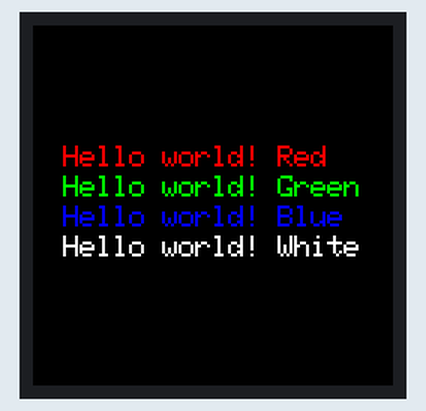
Recording of a program running on a simulated Raspberry Pi Pico running MicroPython. Shown: 240×240 colour display. Library files of the repository ran but are not shown: LCD_1inch28.py. At 0.4 s the program stops and its outputs stay as they are.

Above: at 0.5 s.

The program:

06-font-test-v2.py
```python
from LCD_1inch28 import LCD_1inch28

LCD = LCD_1inch28()
LCD.set_bl_pwm(65535)

LCD.fill(LCD.black)
LCD.text("Hello world!", 50, 100, LCD.white)
LCD.show()

# Standard ASCII 5x8 font
# https://gist.github.com/tdicola/229b3eeddc12d58fb0bc724a9062aa05
FONT_HEIGHT = 8
FONT_WIDTH = 5
FONT = bytes([
    0x00, 0x00, 0x00, 0x00, 0x00, # <space>
    0x3E, 0x5B, 0x4F, 0x5B, 0x3E,
    0x3E, 0x6B, 0x4F, 0x6B, 0x3E,
    0x1C, 0x3E, 0x7C, 0x3E, 0x1C,
    0x18, 0x3C, 0x7E, 0x3C, 0x18,
    0x1C, 0x57, 0x7D, 0x57, 0x1C,
    0x1C, 0x5E, 0x7F, 0x5E, 0x1C,
    0x00, 0x18, 0x3C, 0x18, 0x00,
    0xFF, 0xE7, 0xC3, 0xE7, 0xFF,
    0x00, 0x18, 0x24, 0x18, 0x00,
    0xFF, 0xE7, 0xDB, 0xE7, 0xFF,
    0x30, 0x48, 0x3A, 0x06, 0x0E,
    0x26, 0x29, 0x79, 0x29, 0x26,
    0x40, 0x7F, 0x05, 0x05, 0x07,
    0x40, 0x7F, 0x05, 0x25, 0x3F,
    0x5A, 0x3C, 0xE7, 0x3C, 0x5A,
    0x7F, 0x3E, 0x1C, 0x1C, 0x08,
    0x08, 0x1C, 0x1C, 0x3E, 0x7F,
    0x14, 0x22, 0x7F, 0x22, 0x14,
    0x5F, 0x5F, 0x00, 0x5F, 0x5F,
    0x06, 0x09, 0x7F, 0x01, 0x7F,
    0x00, 0x66, 0x89, 0x95, 0x6A,
    0x60, 0x60, 0x60, 0x60, 0x60,
    0x94, 0xA2, 0xFF, 0xA2, 0x94,
    0x08, 0x04, 0x7E, 0x04, 0x08, # UP
    0x10, 0x20, 0x7E, 0x20, 0x10, # Down
    0x08, 0x08, 0x2A, 0x1C, 0x08, # Right
    0x08, 0x1C, 0x2A, 0x08, 0x08, # Left
    0x1E, 0x10, 0x10, 0x10, 0x10,
    0x0C, 0x1E, 0x0C, 0x1E, 0x0C,
    0x30, 0x38, 0x3E, 0x38, 0x30,
    0x06, 0x0E, 0x3E, 0x0E, 0x06,
    0x00, 0x00, 0x00, 0x00, 0x00,
    0x00, 0x00, 0x5F, 0x00, 0x00,
    0x00, 0x07, 0x00, 0x07, 0x00,
    0x14, 0x7F, 0x14, 0x7F, 0x14,
    0x24, 0x2A, 0x7F, 0x2A, 0x12,
    0x23, 0x13, 0x08, 0x64, 0x62,
    0x36, 0x49, 0x56, 0x20, 0x50,
    0x00, 0x08, 0x07, 0x03, 0x00,
    0x00, 0x1C, 0x22, 0x41, 0x00,
    0x00, 0x41, 0x22, 0x1C, 0x00,
    0x2A, 0x1C, 0x7F, 0x1C, 0x2A,
    0x08, 0x08, 0x3E, 0x08, 0x08,
    0x00, 0x80, 0x70, 0x30, 0x00,
    0x08, 0x08, 0x08, 0x08, 0x08,
    0x00, 0x00, 0x60, 0x60, 0x00,
    0x20, 0x10, 0x08, 0x04, 0x02,
    0x3E, 0x51, 0x49, 0x45, 0x3E,
    0x00, 0x42, 0x7F, 0x40, 0x00,
    0x72, 0x49, 0x49, 0x49, 0x46,
    0x21, 0x41, 0x49, 0x4D, 0x33,
    0x18, 0x14, 0x12, 0x7F, 0x10,
    0x27, 0x45, 0x45, 0x45, 0x39,
    0x3C, 0x4A, 0x49, 0x49, 0x31,
    0x41, 0x21, 0x11, 0x09, 0x07,
    0x36, 0x49, 0x49, 0x49, 0x36,
    0x46, 0x49, 0x49, 0x29, 0x1E,
    0x00, 0x00, 0x14, 0x00, 0x00,
    0x00, 0x40, 0x34, 0x00, 0x00,
    0x00, 0x08, 0x14, 0x22, 0x41,
    0x14, 0x14, 0x14, 0x14, 0x14,
    0x00, 0x41, 0x22, 0x14, 0x08,
    0x02, 0x01, 0x59, 0x09, 0x06,
    0x3E, 0x41, 0x5D, 0x59, 0x4E,
    0x7C, 0x12, 0x11, 0x12, 0x7C, # A
    0x7F, 0x49, 0x49, 0x49, 0x36,
    0x3E, 0x41, 0x41, 0x41, 0x22,
    0x7F, 0x41, 0x41, 0x41, 0x3E,
    0x7F, 0x49, 0x49, 0x49, 0x41,
    0x7F, 0x09, 0x09, 0x09, 0x01,
    0x3E, 0x41, 0x41, 0x51, 0x73,
    0x7F, 0x08, 0x08, 0x08, 0x7F,
    0x00, 0x41, 0x7F, 0x41, 0x00,
    0x20, 0x40, 0x41, 0x3F, 0x01,
    0x7F, 0x08, 0x14, 0x22, 0x41,
    0x7F, 0x40, 0x40, 0x40, 0x40,
    0x7F, 0x02, 0x1C, 0x02, 0x7F,
    0x7F, 0x04, 0x08, 0x10, 0x7F,
    0x3E, 0x41, 0x41, 0x41, 0x3E,
    0x7F, 0x09, 0x09, 0x09, 0x06,
    0x3E, 0x41, 0x51, 0x21, 0x5E,
    0x7F, 0x09, 0x19, 0x29, 0x46,
    0x26, 0x49, 0x49, 0x49, 0x32,
    0x03, 0x01, 0x7F, 0x01, 0x03,
    0x3F, 0x40, 0x40, 0x40, 0x3F,
    0x1F, 0x20, 0x40, 0x20, 0x1F,
    0x3F, 0x40, 0x38, 0x40, 0x3F,
    0x63, 0x14, 0x08, 0x14, 0x63,
    0x03, 0x04, 0x78, 0x04, 0x03,
    0x61, 0x59, 0x49, 0x4D, 0x43,
    0x00, 0x7F, 0x41, 0x41, 0x41,
    0x02, 0x04, 0x08, 0x10, 0x20,
    0x00, 0x41, 0x41, 0x41, 0x7F,
    0x04, 0x02, 0x01, 0x02, 0x04,
    0x40, 0x40, 0x40, 0x40, 0x40,
    0x00, 0x03, 0x07, 0x08, 0x00,
    0x20, 0x54, 0x54, 0x78, 0x40,
    0x7F, 0x28, 0x44, 0x44, 0x38,
    0x38, 0x44, 0x44, 0x44, 0x28,
    0x38, 0x44, 0x44, 0x28, 0x7F,
    0x38, 0x54, 0x54, 0x54, 0x18,
    0x00, 0x08, 0x7E, 0x09, 0x02,
    0x18, 0xA4, 0xA4, 0x9C, 0x78,
    0x7F, 0x08, 0x04, 0x04, 0x78,
    0x00, 0x44, 0x7D, 0x40, 0x00,
    0x20, 0x40, 0x40, 0x3D, 0x00,
    0x7F, 0x10, 0x28, 0x44, 0x00,
    0x00, 0x41, 0x7F, 0x40, 0x00,
    0x7C, 0x04, 0x78, 0x04, 0x78,
    0x7C, 0x08, 0x04, 0x04, 0x78,
    0x38, 0x44, 0x44, 0x44, 0x38,
    0xFC, 0x18, 0x24, 0x24, 0x18,
    0x18, 0x24, 0x24, 0x18, 0xFC,
    0x7C, 0x08, 0x04, 0x04, 0x08,
    0x48, 0x54, 0x54, 0x54, 0x24,
    0x04, 0x04, 0x3F, 0x44, 0x24,
    0x3C, 0x40, 0x40, 0x20, 0x7C,
    0x1C, 0x20, 0x40, 0x20, 0x1C,
    0x3C, 0x40, 0x30, 0x40, 0x3C,
    0x44, 0x28, 0x10, 0x28, 0x44,
    0x4C, 0x90, 0x90, 0x90, 0x7C,
    0x44, 0x64, 0x54, 0x4C, 0x44,
    0x00, 0x08, 0x36, 0x41, 0x00,
    0x00, 0x00, 0x77, 0x00, 0x00,
    0x00, 0x41, 0x36, 0x08, 0x00,
    0x02, 0x01, 0x02, 0x04, 0x02,
    0x3C, 0x26, 0x23, 0x26, 0x3C,
    0x1E, 0xA1, 0xA1, 0x61, 0x12, # Extension starts here
    0x3A, 0x40, 0x40, 0x20, 0x7A,
    0x38, 0x54, 0x54, 0x55, 0x59,
    0x21, 0x55, 0x55, 0x79, 0x41,
    0x22, 0x54, 0x54, 0x78, 0x42, # a-umlaut
    0x21, 0x55, 0x54, 0x78, 0x40,
    0x20, 0x54, 0x55, 0x79, 0x40,
    0x0C, 0x1E, 0x52, 0x72, 0x12,
    0x39, 0x55, 0x55, 0x55, 0x59,
    0x39, 0x54, 0x54, 0x54, 0x59,
    0x39, 0x55, 0x54, 0x54, 0x58,
    0x00, 0x00, 0x45, 0x7C, 0x41,
    0x00, 0x02, 0x45, 0x7D, 0x42,
    0x00, 0x01, 0x45, 0x7C, 0x40,
    0x7D, 0x12, 0x11, 0x12, 0x7D, # A-umlaut
    0xF0, 0x28, 0x25, 0x28, 0xF0,
    0x7C, 0x54, 0x55, 0x45, 0x00,
    0x20, 0x54, 0x54, 0x7C, 0x54,
    0x7C, 0x0A, 0x09, 0x7F, 0x49,
    0x32, 0x49, 0x49, 0x49, 0x32,
    0x3A, 0x44, 0x44, 0x44, 0x3A, # o-umlaut
    0x32, 0x4A, 0x48, 0x48, 0x30,
    0x3A, 0x41, 0x41, 0x21, 0x7A,
    0x3A, 0x42, 0x40, 0x20, 0x78,
    0x00, 0x9D, 0xA0, 0xA0, 0x7D,
    0x3D, 0x42, 0x42, 0x42, 0x3D, # O-umlaut
    0x3D, 0x40, 0x40, 0x40, 0x3D,
    0x3C, 0x24, 0xFF, 0x24, 0x24,
    0x48, 0x7E, 0x49, 0x43, 0x66,
    0x2B, 0x2F, 0xFC, 0x2F, 0x2B,
    0xFF, 0x09, 0x29, 0xF6, 0x20,
    0xC0, 0x88, 0x7E, 0x09, 0x03,
    0x20, 0x54, 0x54, 0x79, 0x41,
    0x00, 0x00, 0x44, 0x7D, 0x41,
    0x30, 0x48, 0x48, 0x4A, 0x32,
    0x38, 0x40, 0x40, 0x22, 0x7A,
    0x00, 0x7A, 0x0A, 0x0A, 0x72,
    0x7D, 0x0D, 0x19, 0x31, 0x7D,
    0x26, 0x29, 0x29, 0x2F, 0x28,
    0x26, 0x29, 0x29, 0x29, 0x26,
    0x30, 0x48, 0x4D, 0x40, 0x20,
    0x38, 0x08, 0x08, 0x08, 0x08,
    0x08, 0x08, 0x08, 0x08, 0x38,
    0x2F, 0x10, 0xC8, 0xAC, 0xBA,
    0x2F, 0x10, 0x28, 0x34, 0xFA,
    0x00, 0x00, 0x7B, 0x00, 0x00,
    0x08, 0x14, 0x2A, 0x14, 0x22,
    0x22, 0x14, 0x2A, 0x14, 0x08,
    0x55, 0x00, 0x55, 0x00, 0x55, # 176 (25% block) missing in old code
    0xAA, 0x55, 0xAA, 0x55, 0xAA, # 50% block
    0xFF, 0x55, 0xFF, 0x55, 0xFF, # 75% block
    0x00, 0x00, 0x00, 0xFF, 0x00,
    0x10, 0x10, 0x10, 0xFF, 0x00,
    0x14, 0x14, 0x14, 0xFF, 0x00,
    0x10, 0x10, 0xFF, 0x00, 0xFF,
    0x10, 0x10, 0xF0, 0x10, 0xF0,
    0x14, 0x14, 0x14, 0xFC, 0x00,
    0x14, 0x14, 0xF7, 0x00, 0xFF,
    0x00, 0x00, 0xFF, 0x00, 0xFF,
    0x14, 0x14, 0xF4, 0x04, 0xFC,
    0x14, 0x14, 0x17, 0x10, 0x1F,
    0x10, 0x10, 0x1F, 0x10, 0x1F,
    0x14, 0x14, 0x14, 0x1F, 0x00,
    0x10, 0x10, 0x10, 0xF0, 0x00,
    0x00, 0x00, 0x00, 0x1F, 0x10,
    0x10, 0x10, 0x10, 0x1F, 0x10,
    0x10, 0x10, 0x10, 0xF0, 0x10,
    0x00, 0x00, 0x00, 0xFF, 0x10,
    0x10, 0x10, 0x10, 0x10, 0x10,
    0x10, 0x10, 0x10, 0xFF, 0x10,
    0x00, 0x00, 0x00, 0xFF, 0x14,
    0x00, 0x00, 0xFF, 0x00, 0xFF,
    0x00, 0x00, 0x1F, 0x10, 0x17,
    0x00, 0x00, 0xFC, 0x04, 0xF4,
    0x14, 0x14, 0x17, 0x10, 0x17,
    0x14, 0x14, 0xF4, 0x04, 0xF4,
    0x00, 0x00, 0xFF, 0x00, 0xF7,
    0x14, 0x14, 0x14, 0x14, 0x14,
    0x14, 0x14, 0xF7, 0x00, 0xF7,
    0x14, 0x14, 0x14, 0x17, 0x14,
    0x10, 0x10, 0x1F, 0x10, 0x1F,
    0x14, 0x14, 0x14, 0xF4, 0x14,
    0x10, 0x10, 0xF0, 0x10, 0xF0, # ok
    0x00, 0x00, 0x1F, 0x10, 0x1F,
    0x00, 0x00, 0x00, 0x1F, 0x14,
#    0x00, 0x00, 0x00, 0xFC, 0x14, # any after this line breaks
#    0x00, 0x00, 0xF0, 0x10, 0xF0,
#    0x10, 0x10, 0xFF, 0x10, 0xFF,
#    0x14, 0x14, 0x14, 0xFF, 0x14,
#    0x10, 0x10, 0x10, 0x1F, 0x00,
#    0x00, 0x00, 0x00, 0xF0, 0x10,
#    0xFF, 0xFF, 0xFF, 0xFF, 0xFF,
#     0xF0, 0xF0, 0xF0, 0xF0, 0xF0,
#     0xFF, 0xFF, 0xFF, 0x00, 0x00,
#     0x00, 0x00, 0x00, 0xFF, 0xFF,
#     0x0F, 0x0F, 0x0F, 0x0F, 0x0F,
#     0x38, 0x44, 0x44, 0x38, 0x44, # alpha - Greek characters start here at 224
#     0xFC, 0x4A, 0x4A, 0x4A, 0x34, # sharp-s or beta
#     0x7E, 0x02, 0x02, 0x06, 0x06,
#     0x02, 0x7E, 0x02, 0x7E, 0x02, # pi
#     0x63, 0x55, 0x49, 0x41, 0x63,
#     0x38, 0x44, 0x44, 0x3C, 0x04,
#     0x40, 0x7E, 0x20, 0x1E, 0x20, # mu
#     0x06, 0x02, 0x7E, 0x02, 0x02,
#     0x99, 0xA5, 0xE7, 0xA5, 0x99,
#     0x1C, 0x2A, 0x49, 0x2A, 0x1C,
#     0x4C, 0x72, 0x01, 0x72, 0x4C, # omega
#     0x30, 0x4A, 0x4D, 0x4D, 0x30,
#     0x30, 0x48, 0x78, 0x48, 0x30,
#     0xBC, 0x62, 0x5A, 0x46, 0x3D,
#     0x3E, 0x49, 0x49, 0x49, 0x00,
#     0x7E, 0x01, 0x01, 0x01, 0x7E, # End of Greek chars
#     0x2A, 0x2A, 0x2A, 0x2A, 0x2A, # equivalent to 240
#     0x44, 0x44, 0x5F, 0x44, 0x44, # + or -
#     0x40, 0x51, 0x4A, 0x44, 0x40, # >=
#     0x40, 0x44, 0x4A, 0x51, 0x40, # <=
#     0x00, 0x00, 0xFF, 0x01, 0x03, # top of integral
#     0xE0, 0x80, 0xFF, 0x00, 0x00, # bottom of integral
#     0x08, 0x08, 0x6B, 0x6B, 0x08,
#     0x36, 0x12, 0x36, 0x24, 0x36, # approximately
#     0x06, 0x0F, 0x09, 0x0F, 0x06, # Degree
#     0x00, 0x00, 0x18, 0x18, 0x00,
#     0x00, 0x00, 0x10, 0x10, 0x00,
#     0x30, 0x40, 0xFF, 0x01, 0x01, # sq root
#     0x00, 0x1F, 0x01, 0x01, 0x1E, # n superscript
#     0x00, 0x19, 0x1D, 0x17, 0x12, # squared (^2)
#     0x00, 0x3C, 0x3C, 0x3C, 0x3C,
    0x00, 0x00, 0x00, 0x00, 0x00  # 255 also a <space>
])

def convert_color_RGB888_RGB565(R,G,B): # Convert RGB888 to RGB565
    return (((G&0b00011100)<<3) + ((B&0b11111000)>>3)<<8) + (R&0b11111000) + ((G&0b11100000)>>5)

def character(asc, xt, yt, sz, r, g, b):  # Single character sz is size: 1 or 2
    cc = convert_color_RGB888_RGB565(r,g,b)
    code = asc * 5    # 5 bytes per character
    for ii in range(5):
        line = FONT[code + ii]
        for yy in range(8):
            if (line >> yy) & 0x1:
                LCD.pixel(ii*sz+xt,yy*sz+yt,cc)
                if sz > 1:
                    LCD.pixel(ii*sz+xt+1,yy*sz+yt,cc)
                    LCD.pixel(ii*sz+xt,yy*sz+yt+1,cc)
                    LCD.pixel(ii*sz+xt+1,yy*sz+yt+1,cc)
                if sz == 3:
                    LCD.pixel(ii*sz+xt,  yy*sz+yt+2,cc)
                    LCD.pixel(ii*sz+xt+1,yy*sz+yt+2,cc)
                    LCD.pixel(ii*sz+xt+2,yy*sz+yt+2,cc)
                    LCD.pixel(ii*sz+xt+2,yy*sz+yt,cc)
                    LCD.pixel(ii*sz+xt+2,yy*sz+yt+1,cc)

# Print a string
def prnt_st(asci, xx, yy, sz,r,g,b):  # Text string
    if sz == 1: move = 6
    if sz == 2: move = 11
    if sz == 3: move = 17
    for letter in(asci):
        asci = ord(letter)
        character(asci,xx,yy,sz,r,g,b)
        xx = xx + move

# Center text string
def cntr_st(s,y,sz,r,g,b): # Centres text on line y
    if sz == 1: w = 6
    if sz == 2: w = 11
    if sz == 3: w = 17
    gap = int((width - len(s) * w)/2)
    prnt_st(s,gap,y,sz,r,g,b)

LCD.fill(LCD.black)
# LCD.text("Hello world!", 50, 100, LCD.white)
prnt_st("Hello world! Red", 20, 80, 2, 255, 0, 0)
prnt_st("Hello world! Green", 20, 100, 2, 0, 255, 0)
prnt_st("Hello world! Blue", 20, 120, 2, 0, 0, 255)
prnt_st("Hello world! White", 20, 140, 2, 255, 255, 255)
LCD.show()
```
